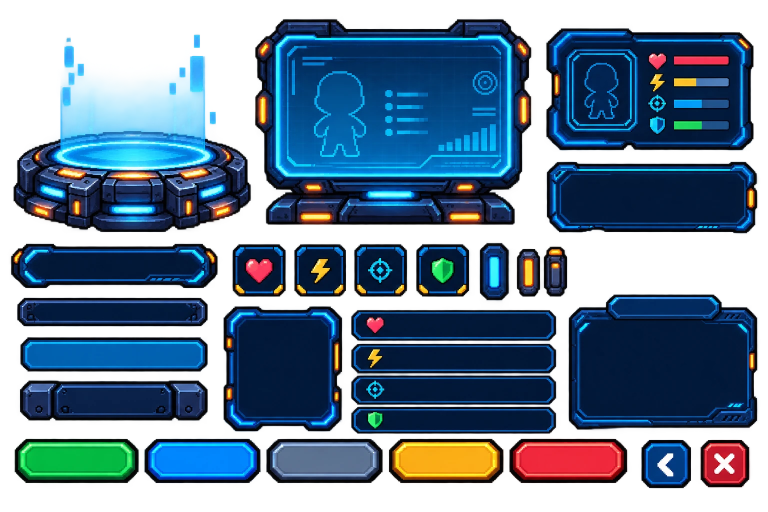
#> input picture tools/armory_ui_kit_ref.webp, 1536 x 1024 px (shown at 1/2 size)
$ python make_armory_clean.py
#> lines starting #> are read from the running program, lines starting #| are printed output that depends on the picture
"""Clean ARMORY look: a plain dark space background and the holo pedestal of the UI kit.

Usage: python tools/make_armory_clean.py
  tools/armory_ui_kit_ref.webp (UI kit sheet) -> assets/ui/armory/pedestal_holo.png
  assets/ui/armory/bg_clean.webp (941x1672: dark navy gradient, soft blue glow behind
  the pedestal, faint stars). Used by scripts/armory_screen.gd.
"""
import os

import numpy as np
from PIL import Image

HERE = os.path.dirname(os.path.abspath(__file__))
UI = os.path.join(HERE, "..", "assets", "ui", "armory")
W, H = 941, 1672
GLOW_AT = (255, 760)  # behind the pedestal


def main():
    kit = Image.open(os.path.join(HERE, "armory_ui_kit_ref.webp")).convert("RGBA")
#> kit is the input picture: PIL image 1536x1024 RGBA; mean R, G, B, A 18.9, 44.5, 67, 158
    ped = kit.crop((20, 60, 510, 470))
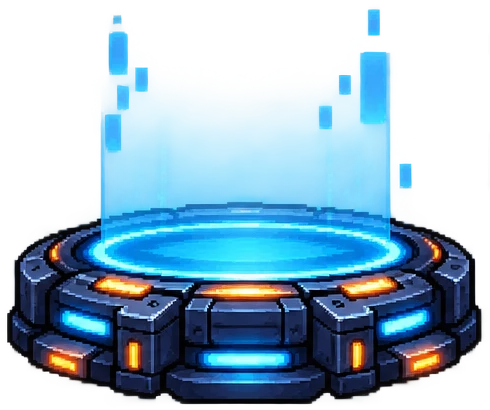
#> ped: PIL image 490x410 RGBA; mean R, G, B, A 41.2, 87.3, 111.9, 124.7; transparent parts drawn white
    ped = ped.crop(ped.getbbox())
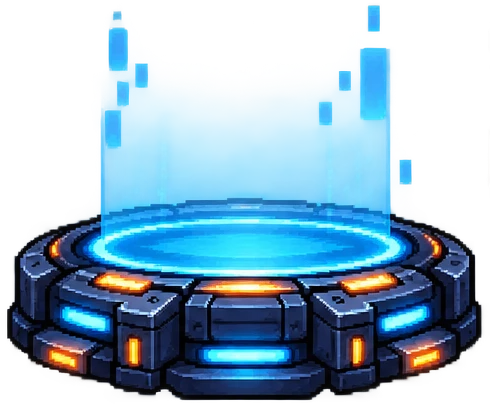
#> ped: PIL image 490x404 RGBA; mean R, G, B, A 41.8, 88.6, 113.5, 126.5; transparent parts drawn white
    ped.resize((430, round(430 * ped.height / ped.width)), Image.LANCZOS).save(os.path.join(UI, "pedestal_holo.png"))
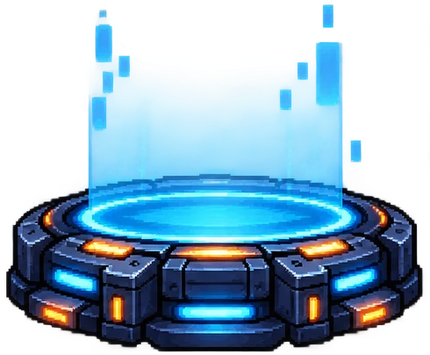
#> saved as pedestal_holo.png: PIL image 430x355 RGBA; mean R, G, B, A 38.5, 84.3, 109, 126.5; transparent parts drawn white

    y = np.linspace(0, 1, H)[:, None, None]
    top = np.array([10, 20, 48], np.float32)
    bot = np.array([4, 9, 24], np.float32)
    img = top * (1 - y) + bot * y
    img = np.broadcast_to(img, (H, W, 3)).copy()
    yy, xx = np.mgrid[0:H, 0:W]
    d = np.hypot((xx - GLOW_AT[0]) / 380.0, (yy - GLOW_AT[1]) / 300.0)
    glow = np.clip(1 - d, 0, 1) ** 2
    img += glow[..., None] * np.array([10, 55, 110], np.float32)
    rng = np.random.default_rng(3)
    for _ in range(90):
        sx, sy = rng.integers(0, W), rng.integers(120, 1200)
        b = rng.uniform(60, 150)
        img[sy, sx] = (b, b, min(255, b + 40))
    Image.fromarray(np.clip(img, 0, 255).astype(np.uint8)).save(os.path.join(UI, "bg_clean.webp"), quality=92)
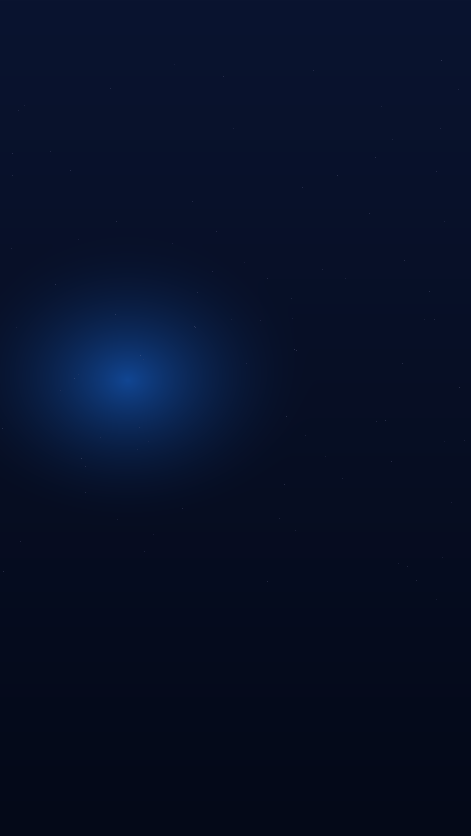
#> saved as bg_clean.webp: PIL image 941x1672 RGB (shown at 1/2 size); mean R, G, B 6.9, 16.1, 39.6
    print("ok", ped.size)
#| ok (490, 404)


if __name__ == "__main__":
    main()

$ run again, with tools/armory_catalog_ref.webp copied over tools/armory_ui_kit_ref.webp
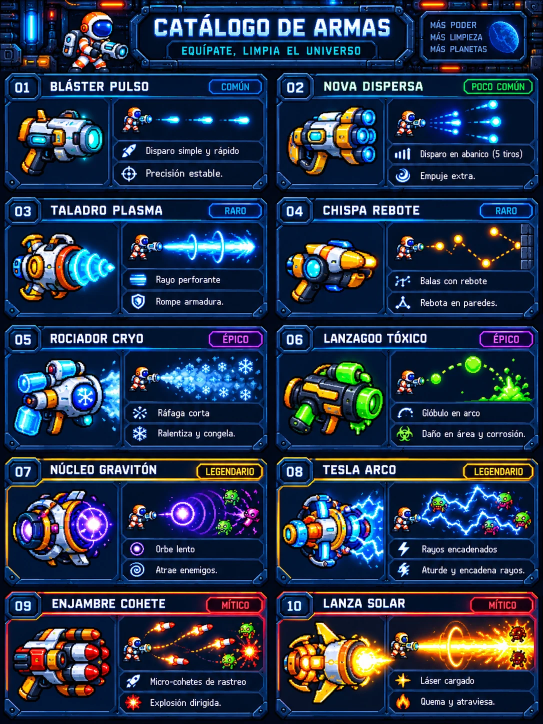
#> input picture tools/armory_catalog_ref.webp, 1086 x 1448 px (shown at 1/2 size)
#> in main, `ped = kit.crop((20, 60, 510, 470))`:
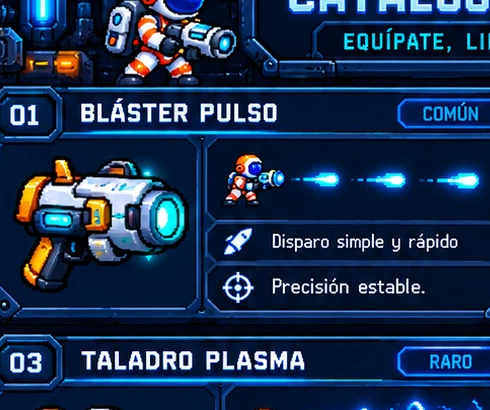
#> ped: PIL image 490x410 RGBA; mean R, G, B, A 26.2, 49, 80.5, 255
#> in main, `ped.resize((430, round(430 * ped.height / ped.width)), Image.LANCZOS)...`:
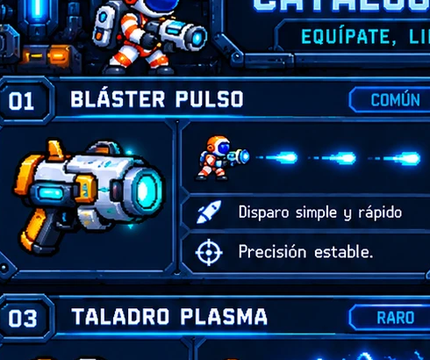
#> saved as pedestal_holo.png: PIL image 430x360 RGBA; mean R, G, B, A 26.4, 49, 80.4, 255
#| ok (490, 410)

$ run again, with tools/armory_guns_ref.webp copied over tools/armory_ui_kit_ref.webp
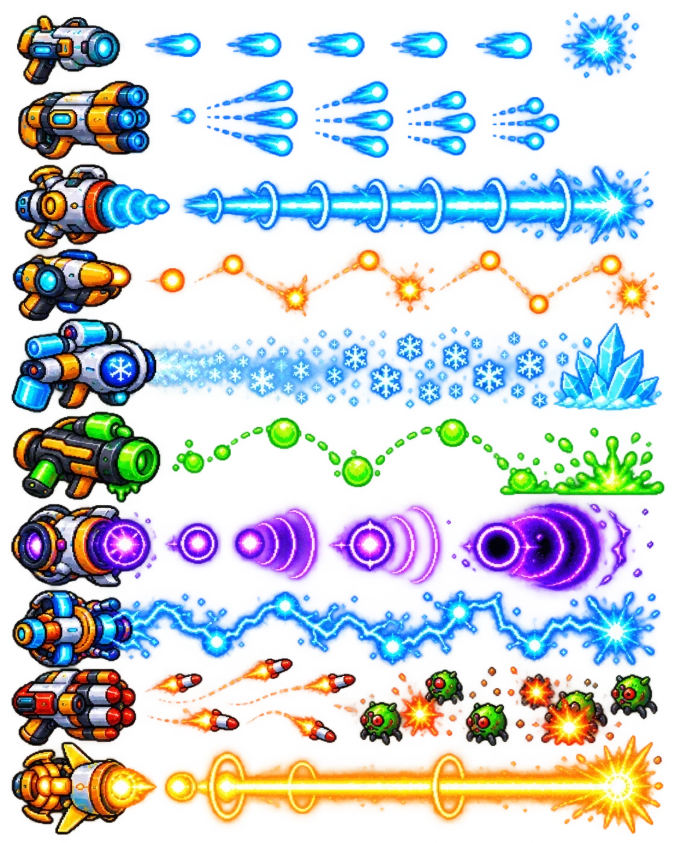
#> input picture tools/armory_guns_ref.webp, 675 x 843 px
#> in main, kit is the input picture: PIL image 675x843 RGBA; mean R, G, B, A 88.2, 106, 115.4, 94.5
#> in main, `ped = kit.crop((20, 60, 510, 470))`:
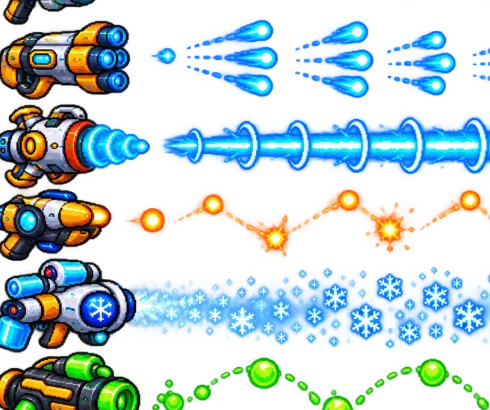
#> ped: PIL image 490x410 RGBA; mean R, G, B, A 78.2, 127.8, 131.3, 95.1; transparent parts drawn white
#> in main, `ped.resize((430, round(430 * ped.height / ped.width)), Image.LANCZOS)...`:
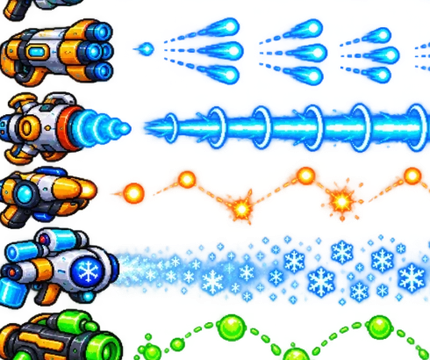
#> saved as pedestal_holo.png: PIL image 430x360 RGBA; mean R, G, B, A 58.7, 105.2, 109.7, 95.1; transparent parts drawn white
#| ok (490, 410)
